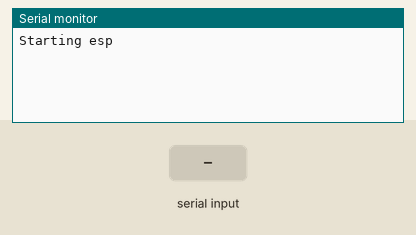
A sketch run on a simulated ESP32. Shown: the last lines printed to the serial monitor. The test bench sets the inputs (shaded band). Nothing arrives over Bluetooth unless stated.

Above: at 1.2 s.
1.3 s: ";\n" received over Serial
At 2.5 s:
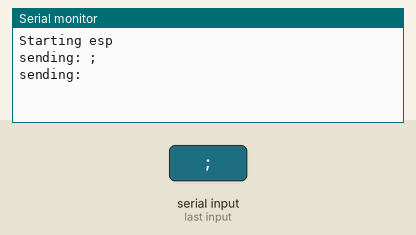
2.8 s: ";\n" received over the second serial link
At 4.0 s:
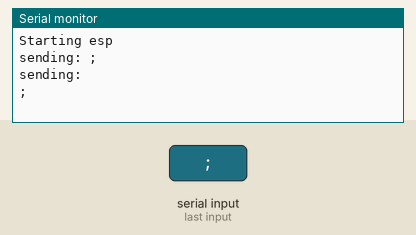
4.3 s: "1\n" received over the second serial link
At 5.3 s:
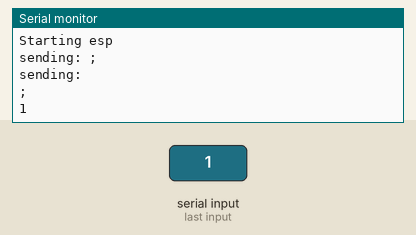
5.8 s: "1\n" received over Serial
At 7.0 s:
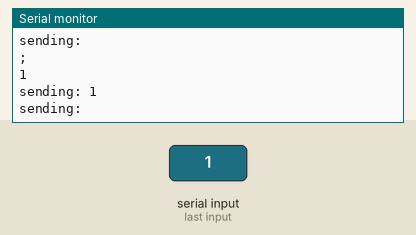

The sketch:

esp_cat.ino
```cpp
#include "BluetoothSerial.h"
// #include "driver/spi_master.h"

// #define SPI_SHIFT_DATA(data, len) __builtin_bswap32((uint32_t)data<<(32-len))
// #define SPI_REARRANGE_DATA(data, len) (__builtin_bswap32(data)>>(32-len))
BluetoothSerial SerialBT;

void setup()
{
    SerialBT.begin("Bicyclonicle");
    Serial.begin(115200);
    Serial.println("Starting esp");
}

void loop()
{
    if (SerialBT.available())
    {
        char c = SerialBT.read();
        Serial.print(c);
        if (c == ';') {
          Serial.print("\n");
        }
    }
    if (Serial.available())
    {
        char c = Serial.read();
        // if (c == 'k') SerialBT.print(" hello;");
        SerialBT.write(c);
        // SerialBT.flush();
        // String s = "ab" + String(c) + "defg;";
        // SerialBT.print(s.c_str());
        Serial.println("sending: " + String(c));
        // Serial.println(String(c) + "\n");
    }
    delay(20);
}
```

Measured:
- after the input at 1.3 s, the serial monitor: prints a new line at once (image 1)
- after the input at 2.8 s, the serial monitor: prints a new line at once (image 2)
- after the input at 4.3 s, the serial monitor: prints a new line at once (image 3)
- after the input at 5.8 s, the serial monitor: prints a new line at once (image 4)
